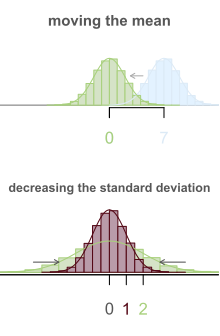

Reproduce this figure in R.

x <- rnorm(10000, 7, 2)
t <- list()
t[[1]] <- hist(x, breaks=12)
t[[2]] <- hist(x-7, breaks=12)
t[[3]] <- hist((x-7)/2, breaks=12)
COL <- c('#DDEEFF', '#CCDDBB', '#AA8899')
BCOL <- c('#D4E4F4', '#99C969', '#410111')
aCOL <- c('#999999', '#444444')
L <- 0.05

makeHist <- function(t, j=1, col=COL, border=BCOL){
	for(i in 1:length(t[[j]]$counts)){
		rect(t[[j]]$breaks[i], 0, t[[j]]$breaks[i+1], t[[j]]$density[i],
			 border=border[j], col=COL[j])
	}
}


#===> for 2 plots, stacked <===#
par(mfrow=c(2,1), mar=c(3,0,2,0))
plot(0,0,type='n', xlab='', ylab='', xlim=c(-13,13), axes=F, ylim=c(0,dnorm(0))/1.5)
title('moving the mean', cex.main=0.9, col.main='#444444')
abline(h=0, col='#666666')
axis(1, at=c(0,7), label=c(0,7), col.axis=BCOL[1])
axis(1, at=c(0), label=0, col.axis=BCOL[2])
arrows(4.3,0.125, 2.7,0.125, col=aCOL[1], length=L)
makeHist(t,1)
makeHist(t,2)
x0 <- seq(-7,7,0.01)
y0 <- dnorm(x0, 0, 2)
lines(x0+7,y0, col=BCOL[1])
lines(x0,y0, col=BCOL[2])

plot(0,0,type='n', xlab='', ylab='', xlim=c(-6,6), ylim=c(0,dnorm(0)), axes=F)
title('decreasing the standard deviation', cex.main=0.75, col.main='#444444')
abline(h=0, col='#666666')
lines(c(0,0),c(0,dnorm(0)),col='#D8D8D8', lty=3)
axis(1, at=c(2), label=expression(2), col.axis=BCOL[2])
axis(1, at=c(-20, 0, 20), label=expression(,0,), col.axis=aCOL[2])
axis(1, at=c(-20, 1, 20), label=expression(,1,), col.axis=BCOL[3])
makeHist(t,2)
makeHist(t,3)
x0 <- seq(-7,7,0.01)
y0 <- dnorm(x0, 0, 2)
lines(x0,y0, col=BCOL[2])
lines(x0/2,y0*2, col=BCOL[3])
arrows(4.5,y0[x0==3], 3,y0[x0==3], col=aCOL[2], length=0.05)
arrows(-4.5,y0[x0==3], -3,y0[x0==3], col=aCOL[2], length=0.05)

#===> for a single plot <===#
#par(mfrow=c(1,1), mar=c(2.5,0,1.5,0))
#plot(0,0,type='n', xlab='', ylab='', xlim=c(-13,13), axes=F, ylim=c(0,dnorm(0)))
#title('moving the mean', cex.main=0.9, col.main='#444444')
#abline(h=0, col='#666666')
#axis(1, at=c(-7, 0, 7), label=c(-7, 0, 7))
#makeHist(t,1)
#makeHist(t,2)
#makeHist(t,3)
